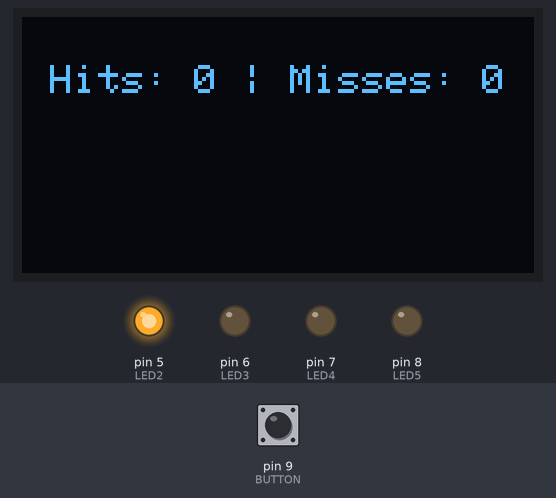
Bench run of a sketch on a simulated Arduino Uno, built with avr-gcc and run on an emulated ATmega328P. On the bench: 128×64 one-colour display, output pins drawn as LEDs (lit = HIGH). Dashed ring = blinking. The inputs (shaded band) are chosen by the test bench; at power-on: pin 9 (BUTTON) HIGH. Random numbers use the default seed unless the sketch sets one; pins used as bus, display or sensor lines are not drawn; what the sketch prints to the serial monitor is not drawn.

Above: at 1.2 s.
1.3 s: pin 9 (BUTTON) pulled LOW for 0.15 s
At 1.48 s:
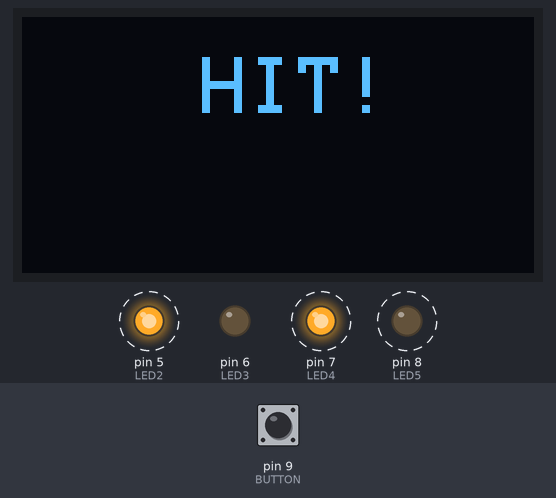
2.0 s: pin 9 (BUTTON) pulled LOW for 1 s
At 3.35 s:
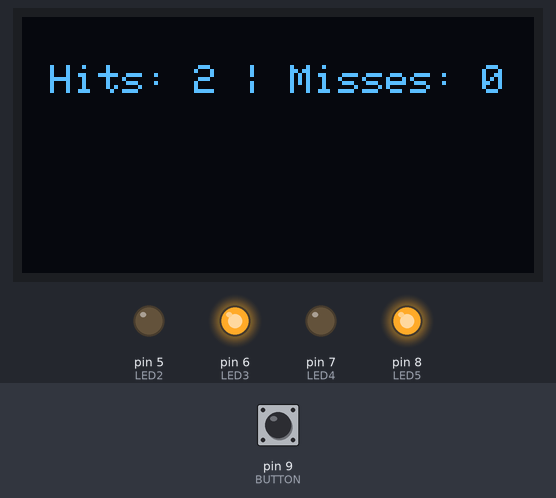
3.6 s: pin 9 (BUTTON) pulled LOW for 0.15 s
At 4.1 s:
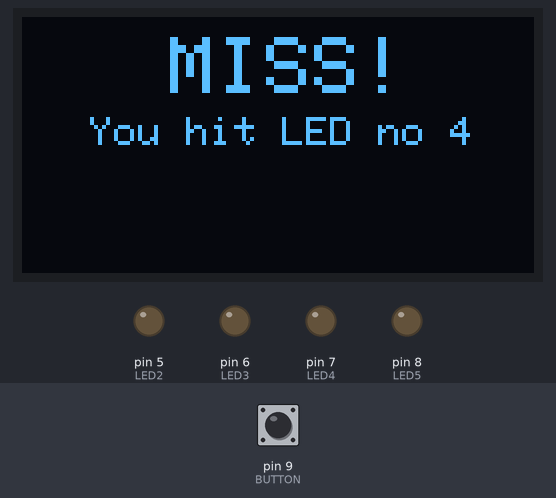
6.7 s: pin 9 (BUTTON) pulled LOW for 3.2 s
At 7.59 s:
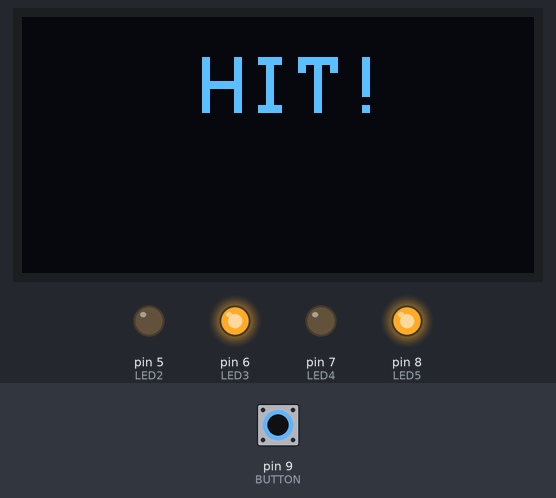
10.5 s: pin 9 (BUTTON) pulled LOW for 3.2 s
At 14.06 s:
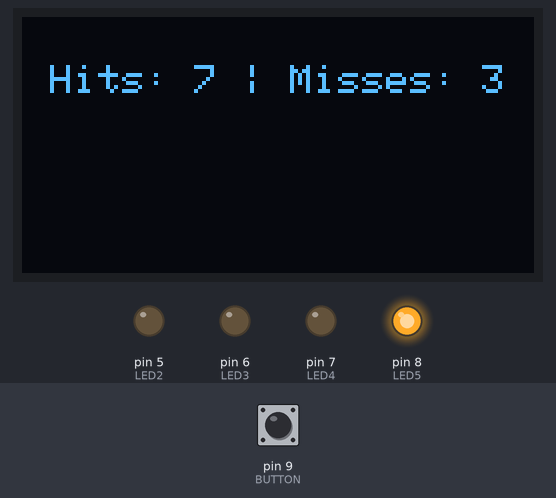
17.3 s: pin 9 (BUTTON) pulled LOW for 3.2 s
At 22.02 s:
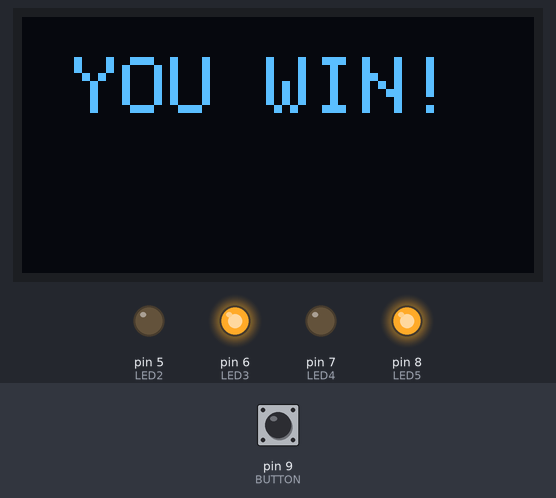
Timing chart, 0 to 22.1 s (numbered marks = the images above; inputs shaded):
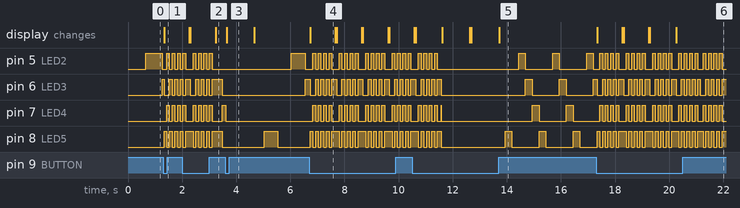

Measured:
- after the input at 1.3 s, pin 5 (LED2): alternates HIGH for 0.10 s and LOW for 0.10 s, starting after 0.13 s; pin 8 (LED5): alternates HIGH for 0.10 s and LOW for 0.10 s, starting at once; the display: changes at once (image 1)
- after the input at 3.6 s, the display: changes after 0.05 s (image 3)
- after the input at 6.7 s, the display: changes at once (image 4)
- after the input at 17.3 s, the display: first changes at once (image 6 shows a later state)

The sketch:

Exercise13_Catch_LED_game_with_OLED.ino
```cpp
#include <SPI.h>
#include <Wire.h>
#include <Adafruit_GFX.h>
#include <Adafruit_SSD1306.h>

#define OLED_RESET 4
Adafruit_SSD1306 display(OLED_RESET);

const byte LED1 = 4;
const byte LED2 = 5;
const byte LED3 = 6;
const byte LED4 = 7;
const byte LED5 = 8;

const byte BUTTON = 9;

int timeCount = 0;
int LEDcount = 0;
int missCount = 0;
int hitCount = 0;

int blinkInterval = 60;


void setup() {
  // put your setup code here, to run once:
  Serial.begin(9600);
  display.begin(SSD1306_SWITCHCAPVCC, 0x3C);
  display.clearDisplay();

  for (int i = 4; i <= 8; i++){
    pinMode(i, OUTPUT);
  }

  pinMode(BUTTON, INPUT_PULLUP);
  DisplayHitsAndMisses();

}

void loop() {
  // put your main code here, to run repeatedly:


  if(hitCount == 10){
    Serial.println("YOU WIN!");
    DisplayWin();
    FancyLightShow();
    FancyLightShow();
    hitCount = 0;
    missCount = 0;
    blinkInterval = 60;

    Serial.println("");
    Serial.println("-----------------");
    Serial.println("--GAME RESTARTS--");
    Serial.println("-----------------");
    Serial.println("");

    DisplayHitsAndMisses();
  }

  if(timeCount % blinkInterval == 0){
    //Two times a second, change lit LED

    if(hitCount < 8){
      LEDcount++;
      if(LEDcount > 5){
        LEDcount = 1;
        }
      LightLED();
      } else {
      LEDcount = random(1,6);
      LightLED();
      }
  }

  if(timeCount % 2 == 0){
    //Every 20ms, check if button is pressed


    if(digitalRead(BUTTON) == LOW){
      if(LEDcount == 1 || LEDcount == 2 || LEDcount == 4 || LEDcount == 5){
        TurnAllLEDsOff();
        Serial.print("MISS! You hit LED no ");
        Serial.println(LEDcount);
        DisplayMiss();
        missCount++;
        delay(1000);
      } else if (LEDcount == 3){

        Serial.print("HIT! You hit LED no ");
        Serial.println(LEDcount);
        DisplayHit();
        hitCount++;
        FancyLightShow();
        blinkInterval = blinkInterval - 5;
      }

      DisplayHitsAndMisses();

    }
  }

  if(timeCount % 500 == 0){
    Serial.print("Hits: ");
    Serial.print(hitCount);
    Serial.print(" | Misses: ");
    Serial.println(missCount);
  }

  timeCount++;
  delay(10); //wait 10ms
}

void LightLED(){

  if(LEDcount == 1){
    TurnAllLEDsOff();
    digitalWrite(LED1, HIGH);
  } else if (LEDcount == 2){
    TurnAllLEDsOff();
    digitalWrite(LED2, HIGH);
  } else if (LEDcount == 3){
    TurnAllLEDsOff();
    digitalWrite(LED3, HIGH);
  } else if (LEDcount == 4){
    TurnAllLEDsOff();
    digitalWrite(LED4, HIGH);
  } else if (LEDcount == 5){
    TurnAllLEDsOff();
    digitalWrite(LED5, HIGH);
  }

}

void TurnAllLEDsOff(){
  digitalWrite(LED1, LOW);
  digitalWrite(LED2, LOW);
  digitalWrite(LED3, LOW);
  digitalWrite(LED4, LOW);
  digitalWrite(LED5, LOW);
}

void FancyLightShow(){
  TurnAllLEDsOff();

  TurnLEDsOn(1,0,0,0,1);
  delay(100);
  TurnLEDsOn(0,1,0,1,0);
  delay(100);
  TurnLEDsOn(1,0,1,0,1);
  delay(100);
  TurnLEDsOn(0,1,0,1,0);
  delay(100);
  TurnLEDsOn(1,0,1,0,1);
  delay(100);
  TurnLEDsOn(0,1,0,1,0);
  delay(100);
  TurnLEDsOn(1,0,1,0,1);
  delay(100);
  TurnLEDsOn(0,1,0,1,0);
  delay(100);
  TurnLEDsOn(1,0,1,0,1);
  delay(100);
}

void TurnLEDsOn(byte one, byte two, byte three, byte four, byte five){
  TurnAllLEDsOff();
  digitalWrite(LED1, one);
  digitalWrite(LED2, two);
  digitalWrite(LED3, three);
  digitalWrite(LED4, four);
  digitalWrite(LED5, five);
}

void DisplayHitsAndMisses(){
  display.clearDisplay();
  display.setTextSize(1);
  display.setTextColor(WHITE);
  display.setCursor(7,12);
  display.print("Hits: ");
  display.print(hitCount);
  display.print(" | Misses: ");
  display.print(missCount);
  display.display();
}

void DisplayHit(){
  display.clearDisplay();
  display.setTextSize(2);
  display.setTextColor(WHITE);
  display.setCursor(45,10);
  display.print("HIT!");
  display.display();
}

void DisplayMiss(){
  display.clearDisplay();
  display.setTextSize(2);
  display.setTextColor(WHITE);
  display.setCursor(37,5);
  display.print("MISS!");
  display.setTextSize(1);
  display.setCursor(17,25);
  display.print("You hit LED no ");
  display.print(LEDcount);
  display.display();
}

void DisplayWin(){
  display.clearDisplay();
  display.setTextSize(2);
  display.setTextColor(WHITE);
  display.setCursor(13,10);
  display.print("YOU WIN!");
  display.display();
}
```
